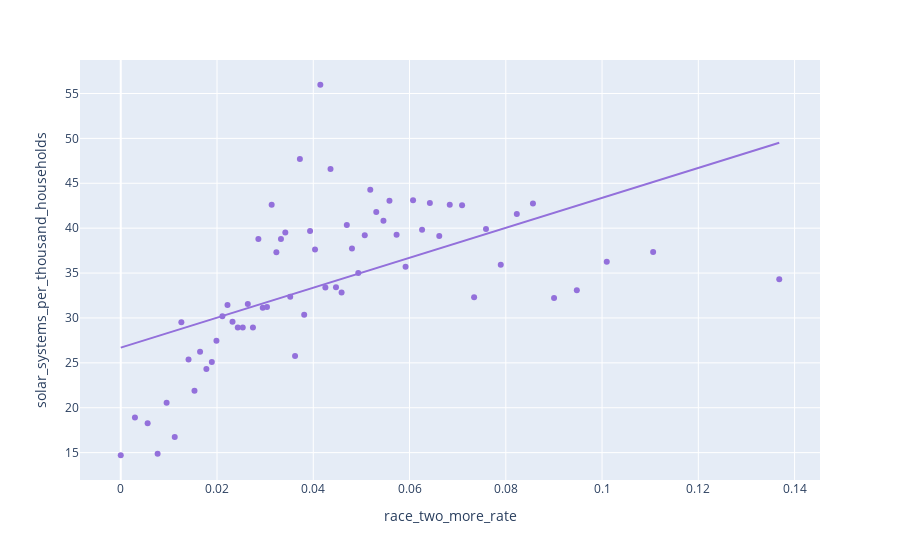

Source (notebook cell):
### Code cell
hi7 = median_dataframe("race_two_more_binned", 'race_two_more_rate')
plot_scatter(hi7, 'race_two_more_rate', 'solar_systems_per_thousand_households', 'MediumPurple', 'race_two')
